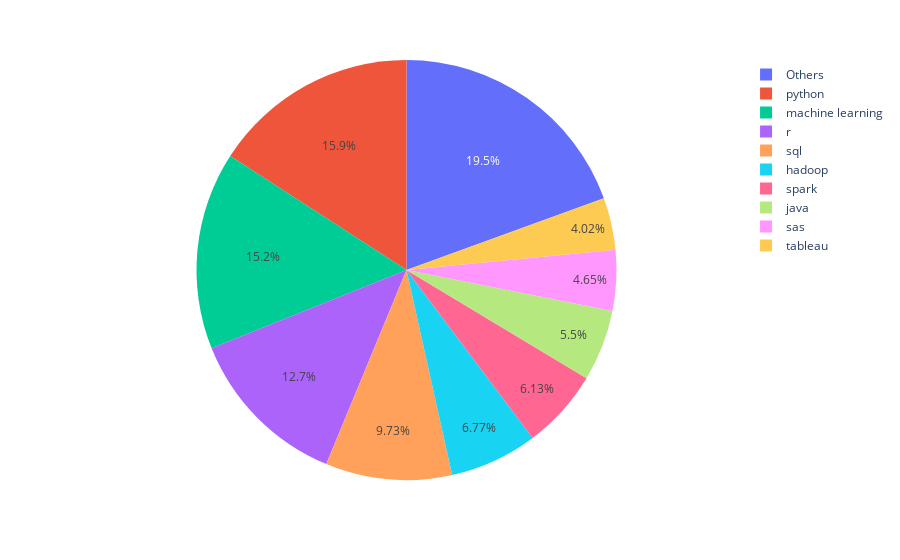

The notebook cell this image was saved under:
### Code cell
import plotly.express as px
fig = px.pie(data_sc_SKILL, values='Percentage', names='Skills')
fig.show()

### Figure 1 — Plotly figure (JSON) as saved in the notebook; plotly's stock layout.template omitted (floating-point values rounded to 4 significant figures)
{"data": [{"domain": {"x": [0, 1], "y": [0, 1]}, "hovertemplate": "Skills=%{label}<br>Percentage=%{value}<extra></extra>", "labels": ["python", "sql", "machine learning", "r", "hadoop ", "tableau", "sas", "spark", "java", "Others"], "legendgroup": "", "name": "", "showlegend": true, "type": "pie", "values": [75, 46, 72, 60, 32, 19, 22, 29, 26, 92]}], "layout": {"legend": {"tracegroupgap": 0}, "margin": {"t": 60}}}
